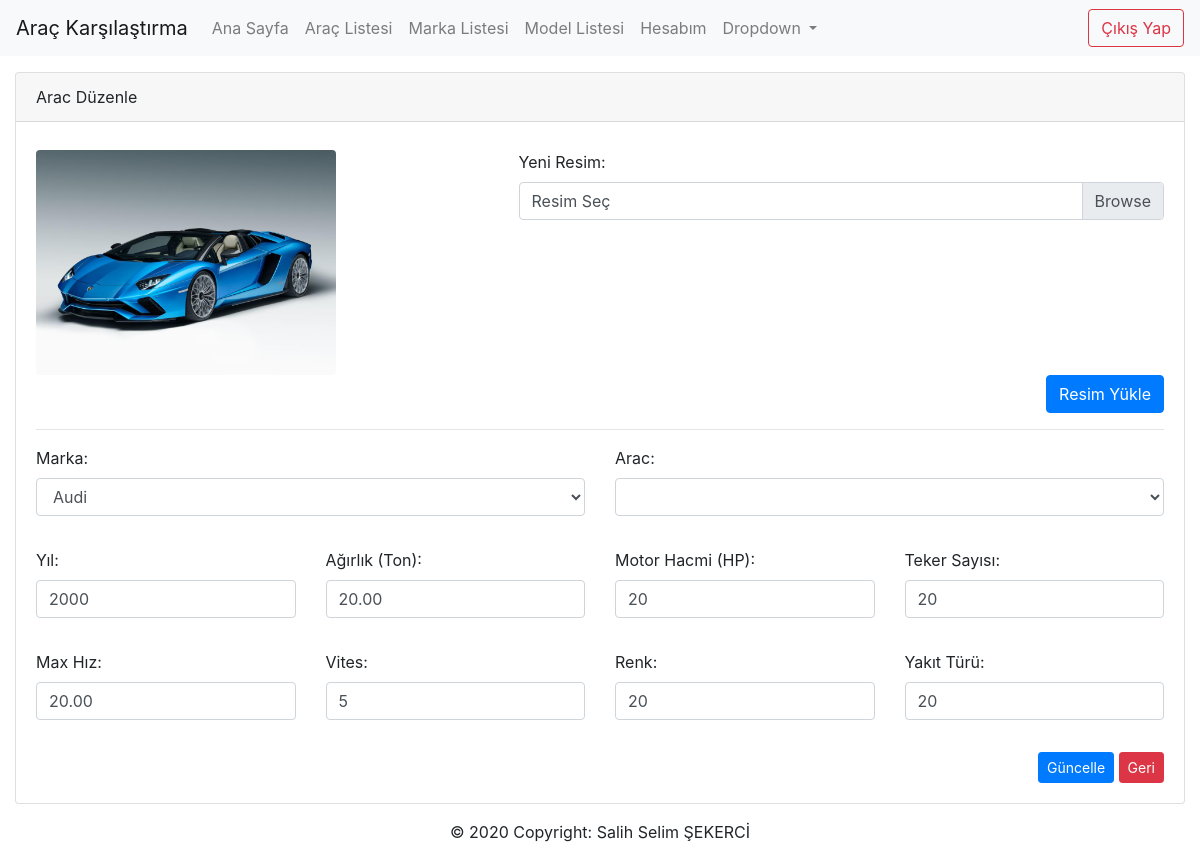
The page /anaklasor/Arac-duzenle.php?id=17 (signed in) on the database its author committed.
### tables this page shows
CREATE TABLE `arac` (
  `id` int(11) NOT NULL,
  `marka_id` int(11) NOT NULL,
  `model_id` int(11) NOT NULL,
  `yil` int(11) NOT NULL,
  `agirlik` float(10,2) NOT NULL,
  `motorHacmi` int(10) NOT NULL,
  `tekerSayisi` int(10) NOT NULL,
  `maxHiz` float(10,2) NOT NULL,
  `vites` int(10) NOT NULL,
  `renk` varchar(254) NOT NULL,
  `yakitTuru` varchar(254) NOT NULL,
  `resim` varchar(254) NOT NULL
);

CREATE TABLE `marka` (
  `id` int(11) NOT NULL,
  `marka` varchar(11) NOT NULL
);

### anaklasor/arac-duzenle.php (the view, shortened to what this page needs)
<!doctype html>
<html lang="tr">
<?php
include("./assets/head.php");
include("./assets/nav.php");
if (isset($_GET['id'])) {
    $aracVarMiSor = $db->prepare("SELECT count(*) Adet FROM arac WHERE id=:id");
    $aracVarMiCek = $aracVarMiSor->fetch(PDO::FETCH_ASSOC);
    if ($aracVarMiCek['Adet'] > 0) {
        $aracSor = $db->prepare("SELECT * FROM arac WHERE id=:id");
        $aracCek = $aracSor->execute(array(
            "id" => $_GET['id']
        ));
        $aracCek = $aracSor->fetch(PDO::FETCH_ASSOC);
    } else {
        header("Location: /araba-karsilastirma/anaklasor/arac-listesi.php?bilgi=aracYok");
    }
} else {
    header("Location: /araba-karsilastirma/anaklasor/arac-listesi.php");
}
?>
<body class="">
    <div class="container-fluid">
        <div class="card">
            <div class="card-header">
                Arac Düzenle
            </div>
            <div class="card-body">
                <form action="./controller/Arac.php" class="mt-2" method="POST" enctype="multipart/form-data">
                    <div class="row">
                    <div class="col col-md-5">
                        <img class="rounded" width="300px" src="<?=$aracCek['resim']?>" alt="">
                    </div>
                    <div class="col col-md-7 form-group">
                            <label>Yeni Resim:</label>
                            <div class="custom-file">
                                <label class="custom-file-label" for="customFile">Resim Seç</label>
                            </div>
                        </div>
                    </div>
                    <div class="text-right">
                        <button type="submit" class="btn btn-primary">Resim Yükle</button>
                    </div>
                </form>
                <hr>
                <form action="./controller/Arac.php" class="mt-2" method="POST">
                    <div class="row">
                        <div class="col col-md-6 form-group">
                            <label>Marka:</label>
                            <div class="form-group">
                                <?php
                                $markaSor = $db->prepare("SELECT * FROM  marka");
                                $markaSor->execute();
                                ?>
                                <select onchange="modelGetir(<?= $aracCek['model_id'] ?>)" id="marka" name="marka_id" class="form-control">
                                    <?php while ($markaCek = $markaSor->fetch(PDO::FETCH_ASSOC)) { ?> ?>
                                        <option value="<?= $markaCek['id'] ?>" <?= ($aracCek['marka_id'] == $markaCek['id']) ? "selected" : ""  ?>><?= $markaCek['marka'] ?></option>
                                    <?php } ?>
                                </select>
                            </div>
                        </div>
                        <div class="col col-md-6 form-group">
                            <label>Arac:</label>
                            <select id="model" name="model_id" class="form-control">
                            </select>
                        </div>
                    </div>
                    <div class="row">
                        <div class="col col-md-3 form-group">
                            <label>Yıl:</label>
                            <div class="form-group">
                                <input class="form-control" value="<?= $aracCek['yil']; ?>" type="number" name="yil" min=1990 max=2020 id="">
                            </div>
                        </div>
                        <div class="col col-md-3 form-group">
                            <label>Ağırlık (Ton):</label>
                            <div class="form-group">
                                <input class="form-control" type="number" value="<?= $aracCek['agirlik']; ?>" name="agirlik" step=0.1 min=0 max=100 id="">
                            </div>
                        </div>
                        <div class="col col-md-3 form-group">
                            <label>Motor Hacmi (HP):</label>
                            <div class="form-group">
                                <input class="form-control" type="number" value="<?= $aracCek['motorHacmi']; ?>" name="motorHacmi" min=0 max=100 id="">
                            </div>
                        </div>
                        <div class="col col-md-3 form-group">
                            <label>Teker Sayısı:</label>
                            <div class="form-group">
                                <input class="form-control" type="number" value="<?= $aracCek['tekerSayisi']; ?>" name="tekerSayisi" min=0 max=20 id="">
                            </div>
                        </div>
                    </div>
                    <div class="row">
                        <div class="col col-md-3 form-group">
                            <label>Max Hız:</label>
                            <div class="form-group">
                                <input class="form-control" type="number" value="<?= $aracCek['maxHiz']; ?>" name="maxHiz" min=0 max=500 id="">
                            </div>
                        </div>
                        <div class="col col-md-3 form-group">
                            <label>Vites:</label>
                            <div class="form-group">
                                <input class="form-control" type="number" value="<?= $aracCek['vites']; ?>" name="vites" min=0 max=10 id="">
                            </div>
                        </div>
                        <div class="col col-md-3 form-group">
                            <label>Renk:</label>
                            <div class="form-group">
                                <input class="form-control" type="text" name="renk" value="<?= $aracCek['renk']; ?>" placeholder="Beyaz">
                            </div>
                        </div>
                        <div class="col col-md-3 form-group">
                            <label>Yakıt Türü:</label>
                            <div class="form-group">
                                <input class="form-control" type="text" name="yakitTuru" value="<?= $aracCek['yakitTuru']; ?>" placeholder="Benzin">
                            </div>
                        </div>
                    </div>
                    <div class="text-right buttons">
                        <button class="btn btn-sm btn-primary">Güncelle</button>
                        <a href="Arac-listesi.php" class="btn btn-sm btn-danger">Geri</a>
                    </div>
                </form>
            </div>
        </div>
    </div>
    <?php
    include("./assets/footer.php");
    ?>
</body>
</html>

### rows shown on the page
arac: resim (picture), marka_id "Audi", yil "2000", agirlik "20.00", motorHacmi "20", tekerSayisi "20", maxHiz "20.00", vites "5", renk "20", yakitTuru "20"
